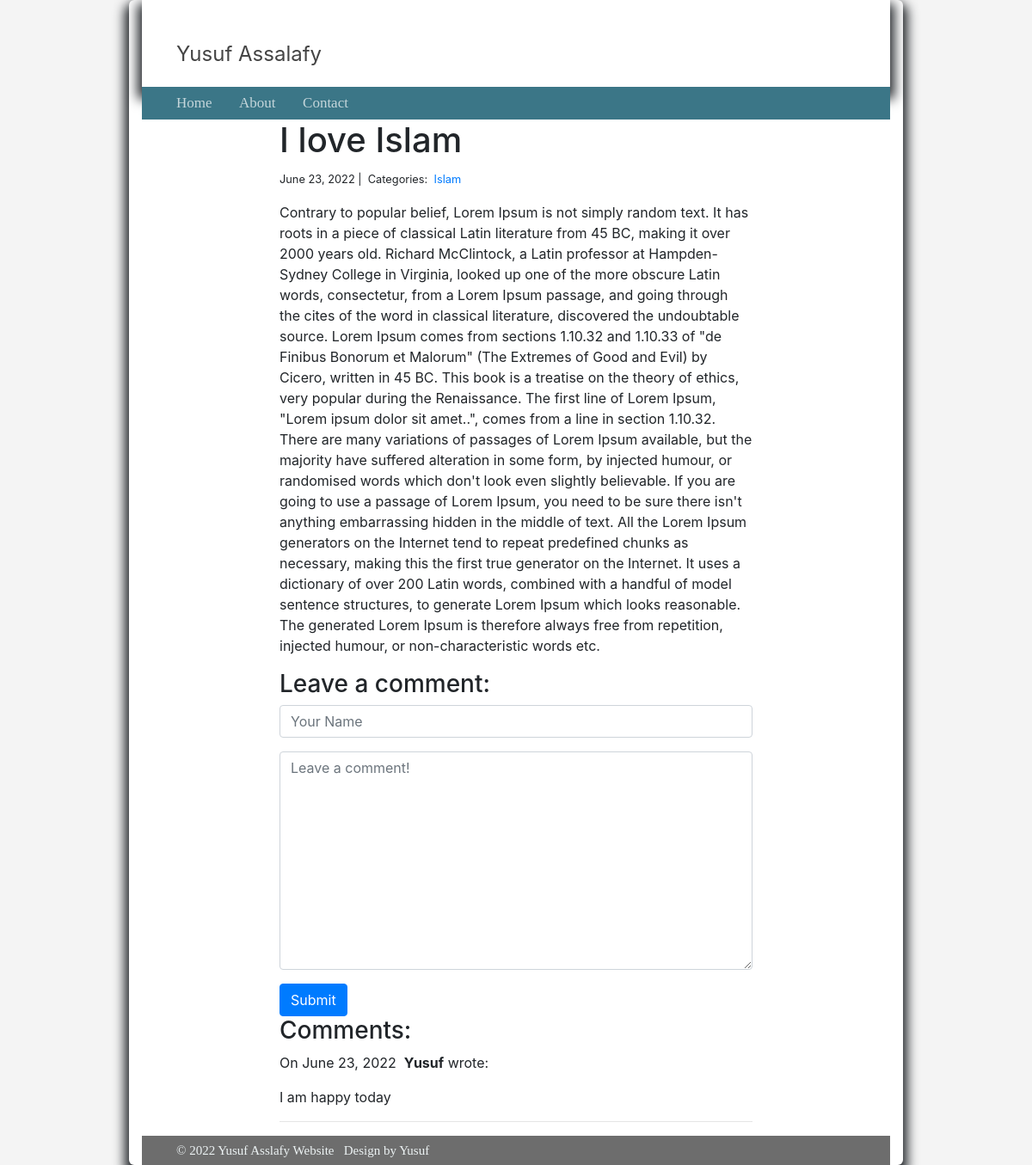
Page /blog/1/ on the committed database.
### blog/models.py (models this page shows)
class Post(models.Model):
    title = models.CharField(max_length=255)
    body = models.TextField()
    created_on = models.DateTimeField(auto_now_add=True)
    last_modified = models.DateTimeField(auto_now=True)
    categories = models.ManyToManyField('Category', related_name='posts')

class Category(models.Model):
    name = models.CharField(max_length=20)

class Comment(models.Model):
    author = models.CharField(max_length=60)
    body = models.TextField()
    created_on = models.DateTimeField(auto_now_add=True)
    post = models.ForeignKey('Post', on_delete=models.CASCADE)

### blog/views.py (the view, shortened to what this page needs)
# urls.py: path("<int:pk>/", views.blog_detail, name="blog_detail"),
def blog_detail(request, pk):
    post = Post.objects.get(pk=pk)
    form = CommentForm()
    comments = Comment.objects.filter(post=post)
    context = {
        "post": post,
        "comments": comments,
        "form": form,
    }
    return render(request, "blog/blog_detail.html", context)

### blog/forms.py
class CommentForm(forms.Form):
    author = forms.CharField(
        max_length=60,
        widget=forms.TextInput(attrs={
            "class": "form-control",
            "placeholder": "Your Name"
        })
    )
    body = forms.CharField(widget=forms.Textarea(
        attrs={
            "class": "form-control",
            "placeholder": "Leave a comment!"
        }
    ))

### blog/templates/blog/blog_detail.html (shortened to what this page needs)
{% extends "blog/base.html" %}
{% block page_content %}
<div class="col-md-8 offset-md-2">
    <h1>{{ post.title }}</h1>
    <small>
        {{ post.created_on.date }} |&nbsp;
        Categories:&nbsp;
        {% for category in post.categories.all %}
        <a href="{% url 'blog_category' category.name %}">
            {{ category.name }}
        </a>&nbsp;
        {% endfor %}
    </small>
    <p>{{ post.body | linebreaks }}</p>
    <h3>Leave a comment:</h3>
    <form action="/blog/{{ post.pk }}/" method="post">
        <div class="form-group">
            {{ form.author }}
        </div>
        <div class="form-group">
            {{ form.body }}
        </div>
        <button type="submit" class="btn btn-primary">Submit</button>
    </form>
    <h3>Comments:</h3>
    {% for comment in comments %}
    <p>
        On {{comment.created_on.date }}&nbsp;
        <b>{{ comment.author }}</b> wrote:
    </p>
    <p>{{ comment.body }}</p>
    <hr>
    {% endfor %}
</div>
{% endblock %}

### blog/static/styles.css (style rules this page uses)
body { background: #f4f4f4; margin: 0; }

### rows in the picture
Post: title "I love Islam", created_on "June 23, 2022", body "Contrary to popular belief, Lorem Ipsum is not simply random text. It has roots in a piece of classical Latin literature from 45 BC, making it over 2000 years old. Richard McClintock, a Latin professor at Hampden-Sydney College in Virginia, looked up one of the more obscure Latin words, consectetur, from a Lorem Ipsum passage, and going through the cites of the word in classical literature, discovered the undoubtable source. Lorem Ipsum comes from sections 1.10.32 and 1.10.33 of \"de Finibus Bonorum et Malorum\" (The Extremes of Good and Evil) by Cicero, written in 45 BC. This book is a treatise on the theory of ethics, very popular during the Renaissance. The first line of Lorem Ipsum,…"
Category: name "Islam"
Comment: created_on "June 23, 2022", author "Yusuf", body "I am happy today"
